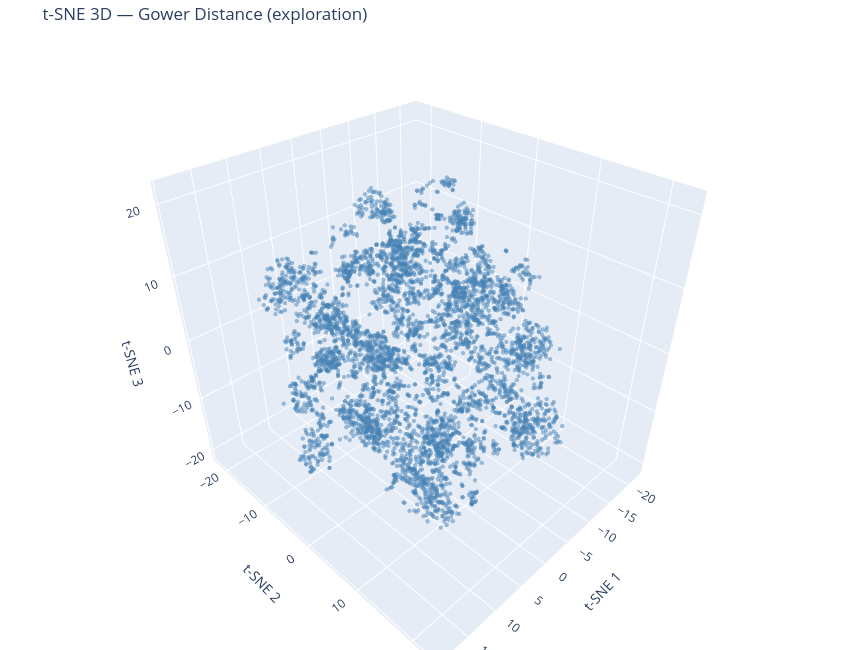

The notebook cell this image was saved under:
### Code cell
# ── Fit t-SNE in 3D ──────────────────────────────────────────────────────────
print('⏳ Running t-SNE (3D) with Gower distance...')
tsne_3d = TSNE(
    n_components=3,
    metric='precomputed',
    init='random',
    random_state=42,
    perplexity=40,
    learning_rate='auto'
)
Y_3d = tsne_3d.fit_transform(gower_distances)
print('✅ t-SNE 3D done.')

fig_explore = go.Figure(data=[go.Scatter3d(
    x=Y_3d[:, 0], y=Y_3d[:, 1], z=Y_3d[:, 2],
    mode='markers',
    marker=dict(size=2.5, color='steelblue', opacity=0.5),
)])
fig_explore.update_layout(
    title='t-SNE 3D — Gower Distance (exploration)',
    scene=dict(xaxis_title='t-SNE 1', yaxis_title='t-SNE 2', zaxis_title='t-SNE 3'),
    width=850, height=650,
    margin=dict(l=0, r=0, b=0, t=40)
)
fig_explore.show()

### Figure 1 — Plotly figure (JSON) as saved in the notebook; plotly's stock layout.template omitted (floating-point values rounded to 4 significant figures; data arrays with more than 128 entries replaced by an {"elided": "..."} marker saying what was removed)
{"data": [{"marker": {"color": "steelblue", "opacity": 0.5, "size": 2.5}, "mode": "markers", "type": "scatter3d", "x": {"elided": "5000 float values"}, "y": {"elided": "5000 float values"}, "z": {"elided": "5000 float values"}}], "layout": {"height": 650, "margin": {"b": 0, "l": 0, "r": 0, "t": 40}, "scene": {"xaxis": {"title": {"text": "t-SNE 1"}}, "yaxis": {"title": {"text": "t-SNE 2"}}, "zaxis": {"title": {"text": "t-SNE 3"}}}, "title": {"text": "t-SNE 3D — Gower Distance (exploration)"}, "width": 850}}
